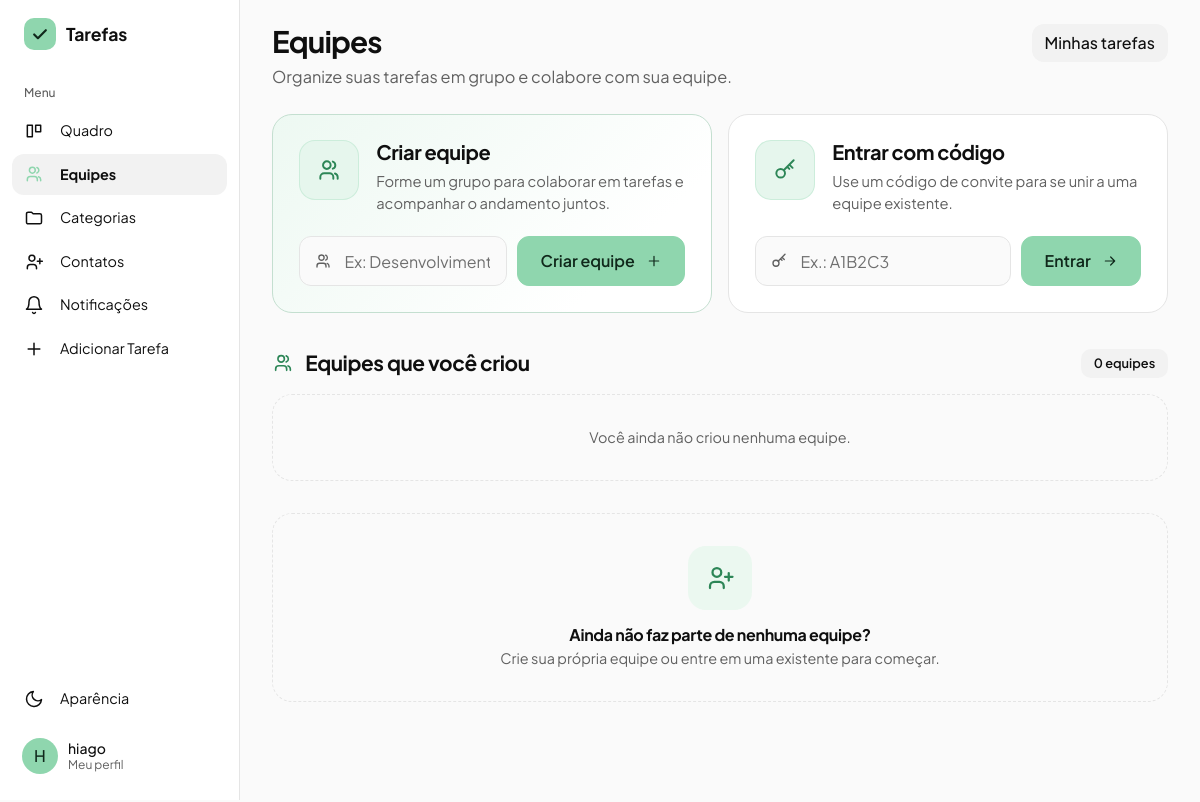
/equipes (signed in), run on an earlier commit of the app's database.
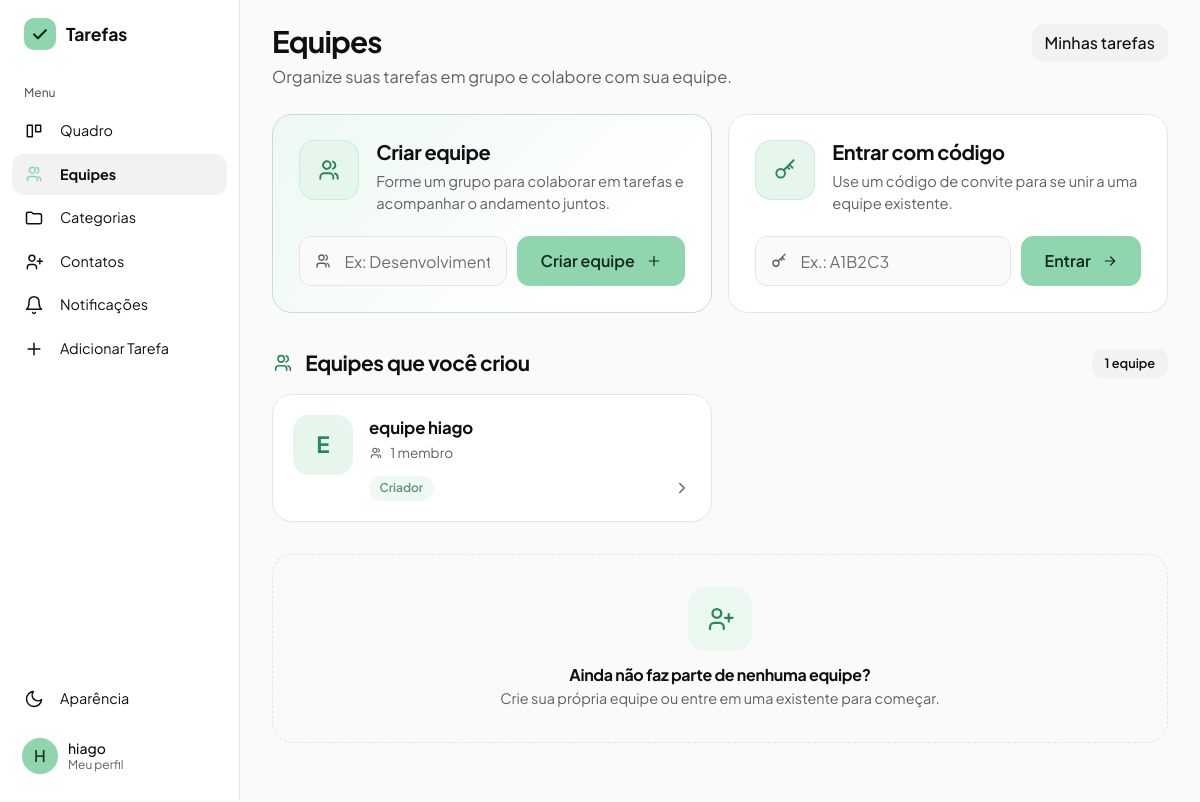
And on a later commit of the database.
### gerenciador_de_tarefas/models.py (models this page shows)
class Usuario(db.Model, UserMixin):
    id = db.Column(db.Integer, primary_key=True)
    nomeUsuario = db.Column(db.String(50), unique=True, nullable=False)
    email = db.Column(db.String(254), unique=True, nullable=False)
    senha = db.Column(db.String(255), nullable=False)
    nome = db.Column(db.String(100), nullable=False)
    tarefasCriadas = db.relationship('Tarefa', backref='criador', foreign_keys='Tarefa.criador_id', lazy=True)
    tarefasAtribuidas = db.relationship('Tarefa', backref='responsavel', foreign_keys='Tarefa.responsavel_id', lazy=True)
    cargo = db.Column(db.String(20), nullable=False, default='usuario') #admin ou usuario
    foto_perfil = db.Column(db.String(200), nullable=True, default='default.png')
    ordenacao_quadro = db.Column(db.String(30), nullable=False, default='padrao')

class Equipe(db.Model):
    id = db.Column(db.Integer, primary_key=True)
    nome = db.Column(db.String(100), nullable=False)
    codigo_acesso = db.Column(db.String(12), unique=True, nullable=False)
    dono_id = db.Column(db.Integer, db.ForeignKey('usuario.id'), nullable=False)
    dono = db.relationship('Usuario', foreign_keys=[dono_id])
    membros = db.relationship('MembroEquipe', backref='equipe', cascade='all, delete-orphan', lazy=True)
    tarefas = db.relationship('Tarefa', backref='equipe', lazy=True)

### gerenciador_de_tarefas/app.py (the view)
@app.route('/equipes')
@login_required
def equipes():
    minhas = Equipe.query.filter_by(dono_id=current_user.id).all()
    participo = (Equipe.query.join(MembroEquipe, MembroEquipe.equipe_id == Equipe.id)).filter(MembroEquipe.usuario_id == current_user.id, Equipe.dono_id != current_user.id).all()
    return render_template('equipes.html', minhas=minhas, participo=participo)

### gerenciador_de_tarefas/app.py (called while the page is built)
@login_manager.user_loader
def load_user(user_id):
    return db.session.get(Usuario, int(user_id))

@app.context_processor
def injetar_categorias_globais():
    if current_user.is_authenticated:
        return dict(categorias_globais=categorias_acessiveis())
    return dict(categorias_globais=[])

@app.context_processor
def injetar_notificacoes():
    if not current_user.is_authenticated:
        return dict(n_notificacoes=0)
    n = (Contato.query.filter_by(destinatario_id=current_user.id, status='pendente').count()
         + ConviteEquipe.query.filter_by(convidado_id=current_user.id).count()
         + Tarefa.query.filter_by(responsavel_id=current_user.id, aceite='aguardando').count())
    return dict(n_notificacoes=n)

def categorias_do_usuario():
    return Categoria.query.filter_by(usuario_id=current_user.id).order_by(Categoria.nome).all()

def categorias_acessiveis():
    proprias = categorias_do_usuario()
    de_outros = [cs.categoria for cs in CategoriaCompartilhada.query.filter_by(usuario_id=current_user.id).all()]
    return proprias + sorted(de_outros, key=lambda c: c.nome.lower())

### gerenciador_de_tarefas/templates/equipes.html (shortened to what this page needs)
{% extends "base.html" %}
{% block content %}
{% macro ico(nome, t=18) -%}
<svg width="{{ t }}" height="{{ t }}" viewBox="0 0 24 24" fill="none" stroke="currentColor" stroke-width="1.8" stroke-linecap="round" stroke-linejoin="round" aria-hidden="true">
{%- if nome == 'users' %}<path d="M16 20v-1.5a3.5 3.5 0 00-3.5-3.5h-5A3.5 3.5 0 004 18.5V20M10 11a3.5 3.5 0 100-7 3.5 3.5 0 000 7zM20 20v-1.5a3.5 3.5 0 00-2.5-3.3M15.5 4.2a3.5 3.5 0 010 6.6"/>
{%- elif nome == 'key' %}<circle cx="8" cy="15" r="4"/><path d="M10.8 12.2L20 3M16 7l3 3M14 9l2 2"/>
{%- elif nome == 'plus' %}<path d="M12 5v14M5 12h14"/>
{%- elif nome == 'arrow' %}<path d="M5 12h14M13 6l6 6-6 6"/>
{%- elif nome == 'chevron' %}<path d="m9 6 6 6-6 6"/>
{%- elif nome == 'user-plus' %}<path d="M15 20v-1.5a3.5 3.5 0 00-3.5-3.5h-4A3.5 3.5 0 004 18.5V20M9.5 11a3.5 3.5 0 100-7 3.5 3.5 0 000 7zM19 8v6M16 11h6"/>
{%- endif %}</svg>
{%- endmacro %}
<div class="eq-topo">
    <div>
        <h1 class="titulo-pagina">Equipes</h1>
        <p class="eq-subtitulo">Organize suas tarefas em grupo e colabore com sua equipe.</p>
    </div>
    <a href="{{ url_for('quadro') }}" class="btn btn-outline-secondary">Minhas tarefas</a>
</div>
<section class="eq-duplo">
    <div class="eq-card eq-card-destaque">
        <div class="eq-card-topo">
            <span class="eq-card-icone">{{ ico('users', 26) }}</span>
            <div>
                <h2 class="eq-card-titulo">Criar equipe</h2>
                <p class="eq-card-sub">Forme um grupo para colaborar em tarefas e acompanhar o andamento juntos.</p>
            </div>
        </div>
        <form method="POST" action="{{ url_for('criar_equipe') }}" class="eq-form">
            <div class="eq-form-linha">
                <div class="eq-campo">
                    <input type="text" id="nomeEquipe" name="nome" class="form-control eq-input"
                           placeholder="Ex: Desenvolvimento Mobile" maxlength="100" required>
                </div>
                <button type="submit" class="btn btn-principal">Criar equipe {{ ico('plus', 16) }}</button>
            </div>
        </form>
    </div>
    <div class="eq-card eq-card-codigo">
        <div class="eq-card-topo">
            <span class="eq-card-icone">{{ ico('key', 26) }}</span>
            <div>
                <h2 class="eq-card-titulo">Entrar com código</h2>
                <p class="eq-card-sub">Use um código de convite para se unir a uma equipe existente.</p>
            </div>
        </div>
        <form method="POST" action="{{ url_for('entrar_equipe') }}" class="eq-form">
            <div class="eq-form-linha">
                <div class="eq-campo">
                    <input type="text" id="codigoEquipe" name="codigo" class="form-control eq-input"
                           placeholder="Ex.: A1B2C3" autocomplete="off" required>
                </div>
                <button type="submit" class="btn btn-principal">Entrar {{ ico('arrow', 16) }}</button>
            </div>
        </form>
    </div>
</section>
<section class="eq-secao">
    <div class="eq-secao-cab">
        <h2 class="eq-secao-titulo">{{ ico('users', 22) }} Equipes que você criou</h2>
        <span class="eq-contagem">{{ minhas|length }} equipe{{ '' if minhas|length == 1 else 's' }}</span>
    </div>
    {% if minhas %}
    <div class="eq-lista">
        {% for e in minhas %}
        <a href="{{ url_for('ver_equipe', equipe_id=e.id) }}" class="eq-equipe">
            <span class="eq-inicial" aria-hidden="true">{{ e.nome[:1]|upper }}</span>
            <div class="eq-equipe-corpo">
                <div class="eq-equipe-nome">{{ e.nome }}</div>
                <div class="eq-equipe-meta">{{ ico('users', 14) }} {{ e.membros|length }} membro{{ '' if e.membros|length == 1 else 's' }}</div>
                <div class="eq-equipe-rodape">
                    <div class="eq-tags"><span class="eq-tag">Criador</span></div>
                    <span class="eq-seta">{{ ico('chevron', 18) }}</span>
                </div>
            </div>
        </a>
        {% endfor %}
    </div>
    {% else %}
    <div class="eq-vazio">
        <p>Você ainda não criou nenhuma equipe.</p>
    </div>
    {% endif %}
</section>
<section class="eq-secao mb-5">
    {% if participo %}
    <div class="eq-secao-cab">
        <h2 class="eq-secao-titulo">{{ ico('users', 22) }} Equipes em que você participa</h2>
        <span class="eq-contagem">{{ participo|length }} equipe{{ '' if participo|length == 1 else 's' }}</span>
    </div>
    <div class="eq-lista">
        {% for e in participo %}
        {% set pendentes = e.tarefas|selectattr('status', 'equalto', 'Pendente')|list|length %}
        {% set concluidas = e.tarefas|selectattr('status', 'equalto', 'Concluída')|list|length %}
        <a href="{{ url_for('ver_equipe', equipe_id=e.id) }}" class="eq-equipe">
            <span class="eq-inicial" aria-hidden="true">{{ e.nome[:1]|upper }}</span>
            <div class="eq-equipe-corpo">
                <div class="eq-equipe-nome">{{ e.nome }}</div>
                <div class="eq-equipe-meta">{{ ico('users', 14) }} Criada por {{ e.dono.nomeUsuario }} · {{ e.membros|length }} membro{{ '' if e.membros|length == 1 else 's' }}</div>
                <div class="eq-equipe-rodape">
                    <div class="eq-tags">
                        <span class="eq-tag">Membro</span>
                        <span class="eq-tag status-pendente">Pendente ({{ pendentes }})</span>
                        <span class="eq-tag status-concluida">Concluída ({{ concluidas }})</span>
                    </div>
                    <span class="eq-seta">{{ ico('chevron', 18) }}</span>
                </div>
            </div>
        </a>
        {% endfor %}
    </div>
    {% else %}
    <div class="eq-vazio">
        <span class="eq-vazio-icone">{{ ico('user-plus', 30) }}</span>
        <h3 class="eq-vazio-titulo">Ainda não faz parte de nenhuma equipe?</h3>
        <p>Crie sua própria equipe ou entre em uma existente para começar.</p>
    </div>
    {% endif %}
</section>
{% endblock %}

### gerenciador_de_tarefas/templates/base.html (shortened to what this page needs)
<!doctype html>
<html lang="pt-br">
  <head>
    <link
      rel="stylesheet"
      href="https://cdn.jsdelivr.net/npm/bootstrap@5.3.0/dist/css/bootstrap.min.css"
    />
    <link
      rel="stylesheet"
      href="{{ url_for('static', filename='static.css') }}"
    />
    <link rel="stylesheet" href="https://cdn.jsdelivr.net/npm/flatpickr/dist/flatpickr.min.css">
    <link rel="stylesheet" href="https://cdn.jsdelivr.net/npm/flatpickr/dist/themes/dark.css">
  </head>
  <body>
    {% macro aparencia(direcao='dropup') %}
    <div class="{{ direcao }}">
      <button
        class="menu-item"
        type="button"
        data-bs-toggle="dropdown"
        data-bs-auto-close="outside"
        aria-expanded="false"
      >
        <svg viewBox="0 0 24 24" fill="none" stroke="currentColor" stroke-width="1.8" stroke-linecap="round" stroke-linejoin="round" aria-hidden="true"><path d="M21 12.8A9 9 0 1111.2 3a7 7 0 009.8 9.8z"/></svg>
        <span>Aparência</span>
      </button>
    </div>
    {% endmacro %}
    {% macro logo() %}
    <span class="marca-icone">
      <svg width="20" height="20" viewBox="0 0 24 24" fill="none" stroke="currentColor" stroke-width="2.6" stroke-linecap="round" stroke-linejoin="round" aria-hidden="true"><path d="M5 12.5l4.5 4.5L19 7.5"/></svg>
    </span>
    {% endmacro %}
    {% set ep = request.endpoint or '' %}
    {% if current_user.is_authenticated %}
    <div class="app">
      <aside class="lateral" aria-label="Menu principal">
        <a
          class="marca"
          href="{{ url_for('admin_dashboard') if current_user.cargo == 'admin' else url_for('quadro') }}"
        >{{ logo() }}<span>Tarefas</span></a>
        <div class="menu-titulo">Menu</div>
        <a class="menu-item {{ 'ativo' if ep == 'quadro' }}" href="{{ url_for('quadro') }}">
          <svg viewBox="0 0 24 24" fill="none" stroke="currentColor" stroke-width="1.8" stroke-linecap="round" stroke-linejoin="round" aria-hidden="true"><path d="M4 5h6v14H4zM14 5h6v8h-6z"/></svg>
          <span>Quadro</span>
        </a>
        <a class="menu-item {{ 'ativo' if ep in ['equipes', 'ver_equipe', 'adicionar_tarefa_equipe'] }}" href="{{ url_for('equipes') }}">
          <svg viewBox="0 0 24 24" fill="none" stroke="currentColor" stroke-width="1.8" stroke-linecap="round" stroke-linejoin="round" aria-hidden="true"><path d="M16 20v-1.5a3.5 3.5 0 00-3.5-3.5h-5A3.5 3.5 0 004 18.5V20M10 11a3.5 3.5 0 100-7 3.5 3.5 0 000 7zM20 20v-1.5a3.5 3.5 0 00-2.5-3.3M15.5 4.2a3.5 3.5 0 010 6.6"/></svg>
          <span>Equipes</span>
        </a>
        <a class="menu-item {{ 'ativo' if ep in ['ver_categorias', 'ver_categoria'] }}" href="{{ url_for('ver_categorias') }}">
          <svg viewBox="0 0 24 24" fill="none" stroke="currentColor" stroke-width="1.8" stroke-linejoin="round" aria-hidden="true"><path d="M3 7a2 2 0 012-2h4l2 2h8a2 2 0 012 2v8a2 2 0 01-2 2H5a2 2 0 01-2-2z"/></svg>
          <span>Categorias</span>
        </a>
        <a class="menu-item {{ 'ativo' if ep == 'contatos' }}" href="{{ url_for('contatos') }}">
          <svg viewBox="0 0 24 24" fill="none" stroke="currentColor" stroke-width="1.8" stroke-linecap="round" stroke-linejoin="round" aria-hidden="true"><path d="M15 20v-1.5a3.5 3.5 0 00-3.5-3.5h-4A3.5 3.5 0 004 18.5V20M9.5 11a3.5 3.5 0 100-7 3.5 3.5 0 000 7zM19 8v6M16 11h6"/></svg>
          <span>Contatos</span>
        </a>
        <a class="menu-item {{ 'ativo' if ep == 'notificacoes' }}" href="{{ url_for('notificacoes') }}">
          <svg viewBox="0 0 24 24" fill="none" stroke="currentColor" stroke-width="1.8" stroke-linecap="round" stroke-linejoin="round" aria-hidden="true"><path d="M6 8a6 6 0 0112 0c0 7 3 9 3 9H3s3-2 3-9M10.3 21a1.9 1.9 0 003.4 0"/></svg>
          <span>Notificações</span>
        </a>
        <a class="menu-item" href="#" data-bs-toggle="modal" data-bs-target="#modalAdicionarTarefa">
          <svg viewBox="0 0 24 24" fill="none" stroke="currentColor" stroke-width="1.8" stroke-linecap="round" aria-hidden="true"><path d="M12 5v14M5 12h14"/></svg>
          <span>Adicionar Tarefa</span>
        </a>
        <div class="menu-espaco"></div>
        {{ aparencia('dropup') }}
        <a href="#" class="usuario-card mt-2 text-decoration-none" data-bs-toggle="modal" data-bs-target="#modalPerfil" title="Meu Perfil">
          {% if current_user.foto_perfil and current_user.foto_perfil != 'default.png' %}
            <img src="{{ url_for('static', filename='uploads/' + current_user.foto_perfil) }}" alt="" class="usuario-foto" />
          {% else %}
            <span class="usuario-foto">{{ current_user.nomeUsuario[:1]|upper }}</span>
          {% endif %}
          <span class="usuario-nome">{{ current_user.nome or current_user.nomeUsuario }}<small>Meu perfil</small></span>
        </a>
      </aside>
      <main class="conteudo">
        <div class="conteudo-interno">
    {% endif %}
    {% block content %}{% endblock %}
    {% if current_user.is_authenticated %}
        </div>
      </main>
    </div>
    {% else %}
    </main>
    {% endif %}
  </body>
</html>

What changed in the data, as far as the page shows it:
added Equipe: nome "E", nome "equipe hiago", {{ t }} 14 (drawn), membros|length "1"
Also different on the page:
{{ minhas|length }}: "0" → "1"
{{ '' if minhas|length == 1 else 's' }}: "s" → (not shown)
text no longer shown: "Você ainda não criou nenhuma equipe."
